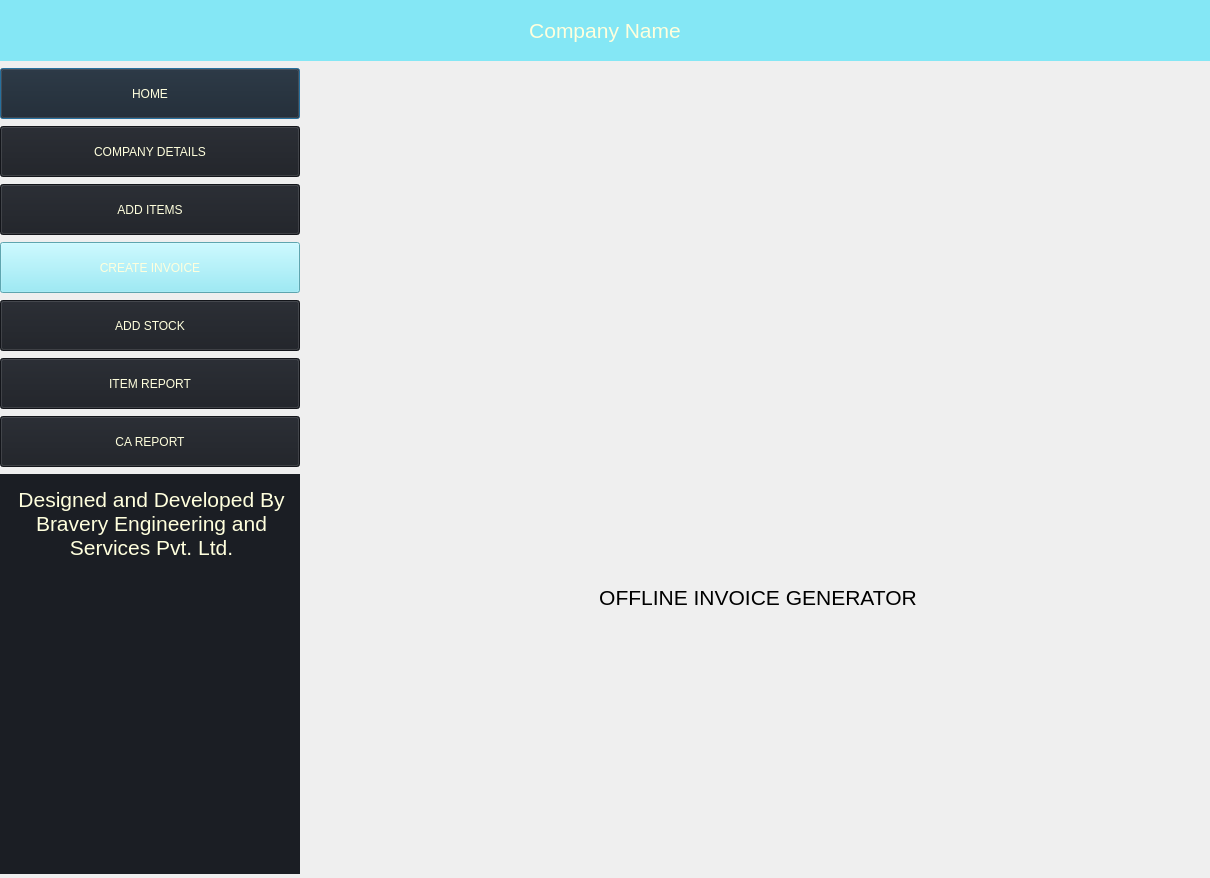
<?xml version="1.0" encoding="UTF-8"?>
<ui version="4.0">
 <class>Dialog</class>
 <widget class="QDialog" name="Dialog">
  <property name="geometry">
   <rect>
    <x>0</x>
    <y>0</y>
    <width>1210</width>
    <height>878</height>
   </rect>
  </property>
  <property name="minimumSize">
   <size>
    <width>800</width>
    <height>600</height>
   </size>
  </property>
  <property name="maximumSize">
   <size>
    <width>4096</width>
    <height>1920</height>
   </size>
  </property>
  <property name="windowTitle">
   <string>Dialog</string>
  </property>
  <layout class="QGridLayout" name="gridLayout_2">
   <property name="leftMargin">
    <number>0</number>
   </property>
   <property name="topMargin">
    <number>0</number>
   </property>
   <property name="rightMargin">
    <number>0</number>
   </property>
   <property name="bottomMargin">
    <number>0</number>
   </property>
   <item row="0" column="0" colspan="2">
    <widget class="QLabel" name="label">
     <property name="minimumSize">
      <size>
       <width>239</width>
       <height>61</height>
      </size>
     </property>
     <property name="maximumSize">
      <size>
       <width>4096</width>
       <height>61</height>
      </size>
     </property>
     <property name="styleSheet">
      <string notr="true">background-color: rgb(132, 231, 245); color: rgb(255, 255, 221)</string>
     </property>
     <property name="text">
      <string>&lt;html&gt;&lt;head/&gt;&lt;body&gt;&lt;p align=&quot;center&quot;&gt;&lt;span style=&quot; font-size:16pt;&quot;&gt;Company Name&lt;/span&gt;&lt;/p&gt;&lt;/body&gt;&lt;/html&gt;</string>
     </property>
    </widget>
   </item>
   <item row="2" column="1">
    <spacer name="verticalSpacer">
     <property name="orientation">
      <enum>Qt::Vertical</enum>
     </property>
     <property name="sizeType">
      <enum>QSizePolicy::Fixed</enum>
     </property>
     <property name="sizeHint" stdset="0">
      <size>
       <width>20</width>
       <height>100</height>
      </size>
     </property>
    </spacer>
   </item>
   <item row="1" column="0" rowspan="2">
    <widget class="QWidget" name="widget_2" native="true">
     <property name="minimumSize">
      <size>
       <width>271</width>
       <height>800</height>
      </size>
     </property>
     <property name="maximumSize">
      <size>
       <width>300</width>
       <height>1920</height>
      </size>
     </property>
     <layout class="QVBoxLayout" name="verticalLayout">
      <property name="leftMargin">
       <number>0</number>
      </property>
      <property name="topMargin">
       <number>0</number>
      </property>
      <property name="rightMargin">
       <number>0</number>
      </property>
      <property name="bottomMargin">
       <number>0</number>
      </property>
      <item>
       <widget class="QPushButton" name="homeBtn">
        <property name="minimumSize">
         <size>
          <width>239</width>
          <height>51</height>
         </size>
        </property>
        <property name="styleSheet">
         <string notr="true">background-color:rgb(27, 30, 36); color: rgb(255, 255, 221)</string>
        </property>
        <property name="text">
         <string>HOME</string>
        </property>
        <property name="icon">
         <iconset theme="home">
          <normaloff>../</normaloff>../</iconset>
        </property>
       </widget>
      </item>
      <item>
       <widget class="QPushButton" name="companyBtn">
        <property name="minimumSize">
         <size>
          <width>239</width>
          <height>51</height>
         </size>
        </property>
        <property name="styleSheet">
         <string notr="true">background-color:  rgb(27, 30, 36); color: rgb(255, 255, 221)</string>
        </property>
        <property name="text">
         <string>COMPANY DETAILS</string>
        </property>
       </widget>
      </item>
      <item>
       <widget class="QPushButton" name="addItemsBtn">
        <property name="minimumSize">
         <size>
          <width>239</width>
          <height>51</height>
         </size>
        </property>
        <property name="styleSheet">
         <string notr="true">background-color:  rgb(27, 30, 36); color: rgb(255, 255, 221)</string>
        </property>
        <property name="text">
         <string>ADD ITEMS</string>
        </property>
       </widget>
      </item>
      <item>
       <widget class="QPushButton" name="createInvoiceBtn">
        <property name="minimumSize">
         <size>
          <width>239</width>
          <height>51</height>
         </size>
        </property>
        <property name="styleSheet">
         <string notr="true">background-color: rgb(132, 231, 245); color: rgb(255, 255, 221)</string>
        </property>
        <property name="text">
         <string>CREATE INVOICE</string>
        </property>
       </widget>
      </item>
      <item>
       <widget class="QPushButton" name="addStockBtn">
        <property name="minimumSize">
         <size>
          <width>239</width>
          <height>51</height>
         </size>
        </property>
        <property name="styleSheet">
         <string notr="true">background-color:  rgb(27, 30, 36); color: rgb(255, 255, 221)</string>
        </property>
        <property name="text">
         <string>ADD STOCK</string>
        </property>
       </widget>
      </item>
      <item>
       <widget class="QPushButton" name="stockDetailsBtn">
        <property name="minimumSize">
         <size>
          <width>239</width>
          <height>51</height>
         </size>
        </property>
        <property name="styleSheet">
         <string notr="true">background-color:  rgb(27, 30, 36); color: rgb(255, 255, 221)</string>
        </property>
        <property name="text">
         <string>ITEM REPORT</string>
        </property>
       </widget>
      </item>
      <item>
       <widget class="QPushButton" name="caReportBtn">
        <property name="minimumSize">
         <size>
          <width>239</width>
          <height>51</height>
         </size>
        </property>
        <property name="styleSheet">
         <string notr="true">background-color:  rgb(27, 30, 36); color: rgb(255, 255, 221)</string>
        </property>
        <property name="text">
         <string>CA REPORT</string>
        </property>
       </widget>
      </item>
      <item>
       <widget class="QLabel" name="label_2">
        <property name="minimumSize">
         <size>
          <width>239</width>
          <height>200</height>
         </size>
        </property>
        <property name="maximumSize">
         <size>
          <width>16777215</width>
          <height>400</height>
         </size>
        </property>
        <property name="styleSheet">
         <string notr="true">background-color: rgb(27, 30, 36); color: rgb(255, 255, 221);padding-top:10px</string>
        </property>
        <property name="text">
         <string>&lt;html&gt;&lt;head/&gt;&lt;body&gt;&lt;p align=&quot;center&quot;&gt;&lt;span style=&quot; font-size:16pt;&quot;&gt;Designed and Developed By Bravery Engineering and Services Pvt. Ltd.&lt;/span&gt;&lt;/p&gt;&lt;/body&gt;&lt;/html&gt;</string>
        </property>
        <property name="scaledContents">
         <bool>true</bool>
        </property>
        <property name="alignment">
         <set>Qt::AlignLeading|Qt::AlignLeft|Qt::AlignTop</set>
        </property>
        <property name="wordWrap">
         <bool>true</bool>
        </property>
       </widget>
      </item>
     </layout>
    </widget>
   </item>
   <item row="1" column="1">
    <layout class="QVBoxLayout" name="verticalLayout_2">
     <property name="leftMargin">
      <number>9</number>
     </property>
     <property name="topMargin">
      <number>9</number>
     </property>
     <property name="rightMargin">
      <number>9</number>
     </property>
     <property name="bottomMargin">
      <number>9</number>
     </property>
     <item alignment="Qt::AlignHCenter">
      <widget class="QLabel" name="label_3">
       <property name="maximumSize">
        <size>
         <width>16777215</width>
         <height>16777215</height>
        </size>
       </property>
       <property name="text">
        <string/>
       </property>
       <property name="pixmap">
        <pixmap>logo.jpg</pixmap>
       </property>
       <property name="scaledContents">
        <bool>true</bool>
       </property>
      </widget>
     </item>
     <item>
      <widget class="QLabel" name="label_4">
       <property name="text">
        <string>&lt;html&gt;&lt;head/&gt;&lt;body&gt;&lt;p align=&quot;center&quot;&gt;&lt;span style=&quot; font-size:16pt;&quot;&gt;OFFLINE INVOICE GENERATOR&lt;/span&gt;&lt;/p&gt;&lt;/body&gt;&lt;/html&gt;</string>
       </property>
      </widget>
     </item>
    </layout>
   </item>
  </layout>
 </widget>
 <tabstops>
  <tabstop>homeBtn</tabstop>
  <tabstop>companyBtn</tabstop>
  <tabstop>addItemsBtn</tabstop>
  <tabstop>createInvoiceBtn</tabstop>
  <tabstop>addStockBtn</tabstop>
  <tabstop>stockDetailsBtn</tabstop>
  <tabstop>caReportBtn</tabstop>
 </tabstops>
 <resources>
  <include location="logo.qrc"/>
 </resources>
 <connections/>
</ui>
